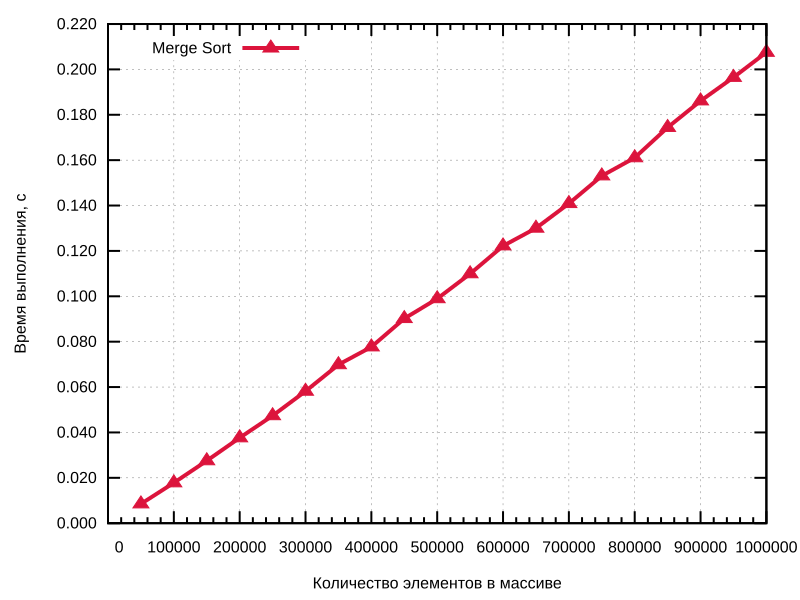

This chart was generated by the following gnuplot code:
set termoption enhanced
set terminal svg size 800,600 font "Arial, 16"
set encoding utf8
set output "merge.svg"
set style line 1 lc rgb "0xDC143C" lt 1 lw 4 pt 9 ps 1
set border lw 2
set grid
set key top left
set xlabel "Количество элементов в массиве"
set ylabel "Время выполнения, с" rotate by 90
set xtics 100000
set mxtics
set format x "%6.0f"
set format y "%.3f"
plot "merge_sort.dat" using 1:2 title "Merge Sort" with linespoints ls 1, \